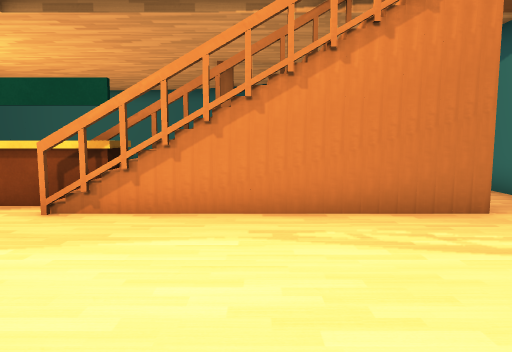
View 1 (above)

17 first-person views from a walk through a 3-D level made in the Unity game engine. The camera is 1.2 m above the floor, tilts 6° down and sees 70° across. The floor is counted in squares, 1 m on a side. Each view is taken from the middle of a square. On the plan, view 1 faces up. The plan holds only what a view shows up to about 15 squares ahead; the rest is blank. The place goes on beyond the plan. The player character is not drawn. Some animated figures are not drawn.

View 2
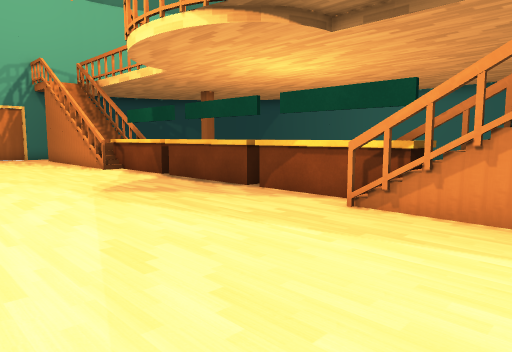

View 3
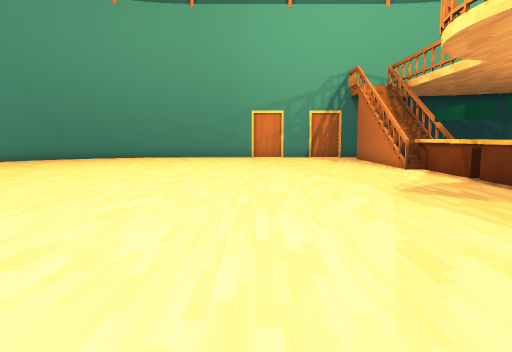

View 4
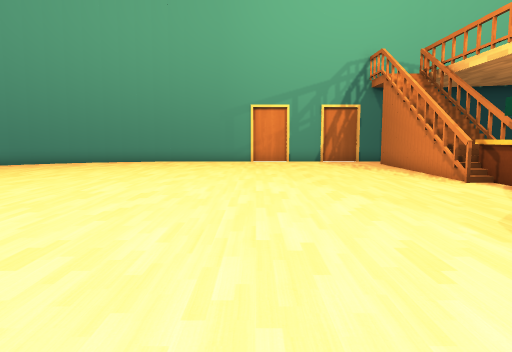

View 5
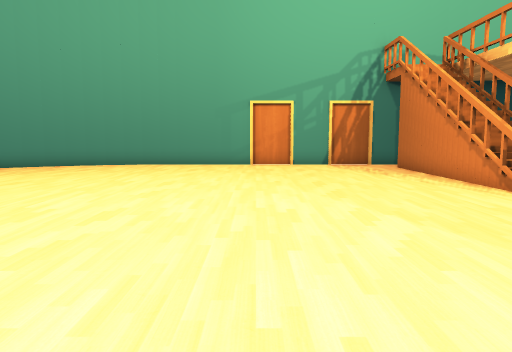

View 6
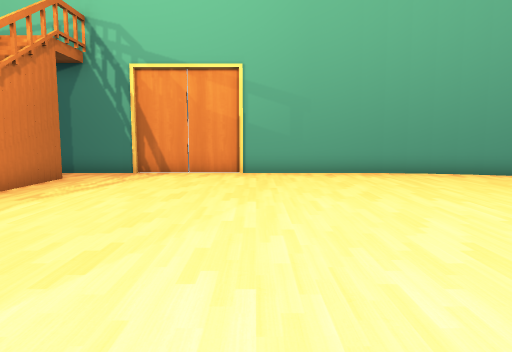

View 7
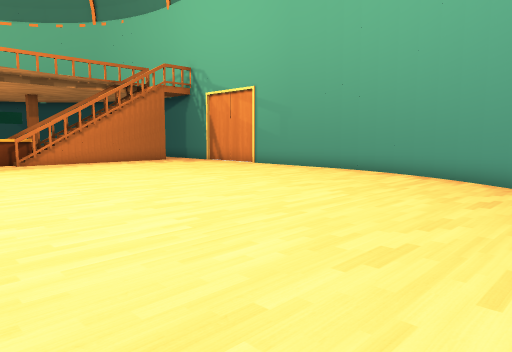

View 8
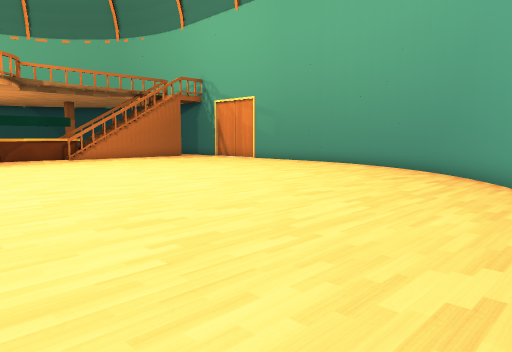

View 9
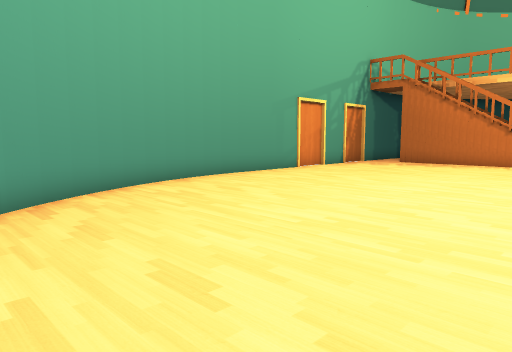

View 10
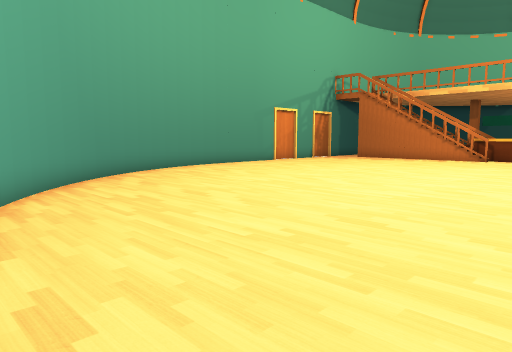

View 11
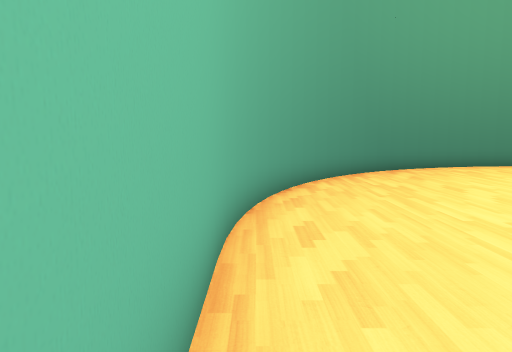

View 12
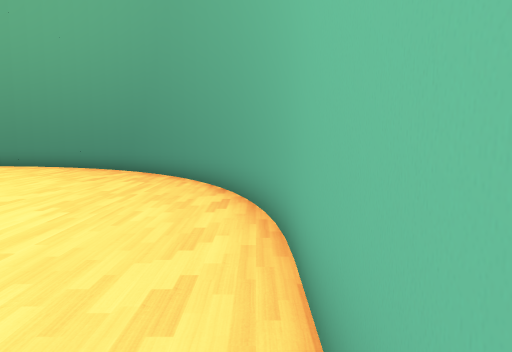

View 13
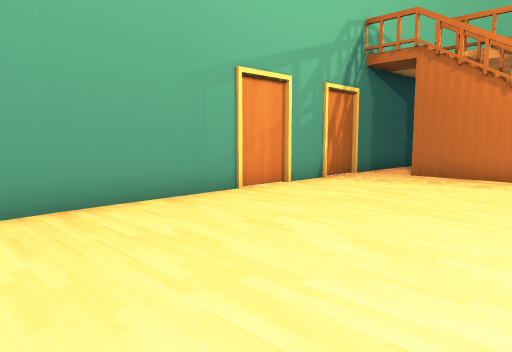

View 14
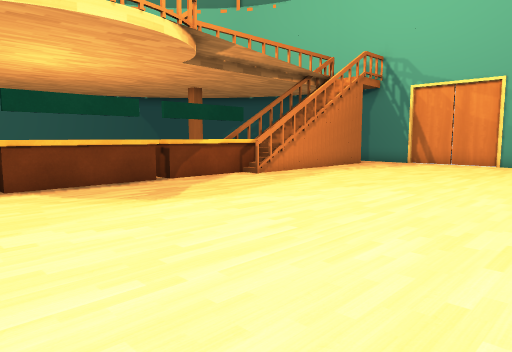

View 15
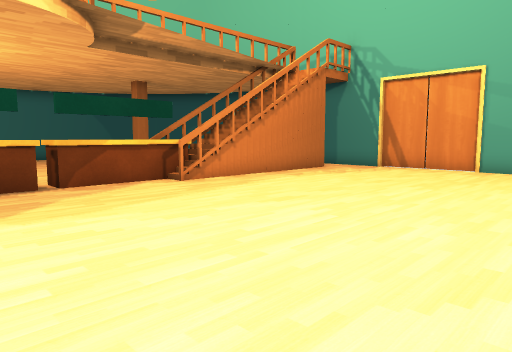

View 16
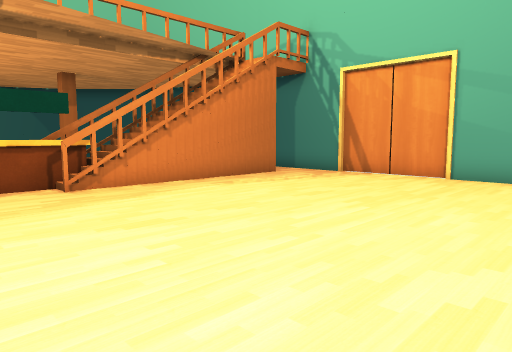

View 17
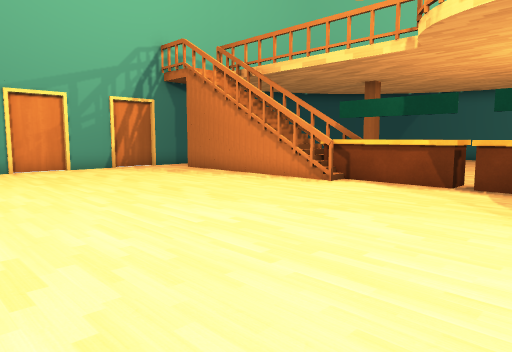

### Floor plan
Points are (right, up) in squares from view 1. A wall is a line through its corners. A room is listed if a view was taken in it or the views show most of it. See-through windows are left out.
Room 1 (views 1, 2, 3, 4, 5, 6, 7, 8, 9, 10, 11, 12, 13, 14, 15, 16, 17)
walls: (-13.6, 5.7) (-20.8, 5.7); (-2.1, 5.5) (-2.1, 7); (-1.5, 5.5) (-1.5, 7.5); (-1.3, 5.9) (-1.3, 7.4); (-14.9, 7) (-14.9, 5.5); (-5.8, -15.4) (-4.2, -15.2) (-2.6, -14.8); (-15.4, 7.5) (-15.4, 5.5); (-11.4, -15.4) (-5.6, -15.4); (-2.7, -14.8) (-1.2, -14.2); (-15.7, 7.4) (-15.7, 5.8); (-1.3, -14.2) (0.2, -13.4); (-12.8, -15.2) (-11.2, -15.4); (0.1, -13.4) (1.9, -11.9); (1.8, -12) (3, -10.7); (-14.4, -14.8) (-12.8, -15.1); (2.9, -10.9) (4.2, -8.8) (5, -6.6) (5.3, -5.1) (5.4, -4.2); (5.4, -4.4) (5.4, 8.2); (-16.5, -13.7) (-15.7, -14.2); (-15.9, -14.2) (-14.3, -14.7); (-18.4, -12.4) (-16.4, -13.9); (-19.5, -11.3) (-18.3, -12.4); (-20.9, -9.4) (-19.4, -11.4); (-22, -6.5) (-21.5, -8.1); (-22.4, -4.1) (-22.2, -5.9); (-22.2, -5.7) (-22, -6.6); (-21.6, -8) (-20.7, -9.5); (3.8, 5.7) (-3.4, 5.7); (-22.4, 8.4) (-22.4, -4.4)
low walls: (-2.4, 5.6) (-2.4, 6.8); (-1.8, 5.6) (-1.8, 7.4); (-14.6, 6.6) (-14.6, 5.6); (-15.2, 7.4) (-15.2, 5.8)
objects: other object (-14, 6) to (-11, 7); other object (-10, 6) to (-7, 7); other object (-6, 6) to (-3, 7)

Where each view was taken, in squares from view 1:
view 1: 0 up, 0 right, facing up
view 2: 0 up, 0 right, facing up-left
view 3: 0 up, 0 right, facing left
view 4: 0 up, 4 left, facing left
view 5: 0 up, 6 left, facing left
view 6: 0 up, 7 left, facing right
view 7: 12 down, 7 left, facing up-right
view 8: 15 down, 10 left, facing up-right
view 9: 12 down, 13 left, facing up-left
view 10: 15 down, 9 left, facing up-left
view 11: 15 down, 7 left, facing left
view 12: 15 down, 10 left, facing right
view 13: 6 down, 16 left, facing up-left
view 14: 3 down, 12 left, facing up-right
view 15: 3 down, 9 left, facing up-right
view 16: 3 down, 6 left, facing up-right
view 17: 3 down, 8 left, facing up-left
